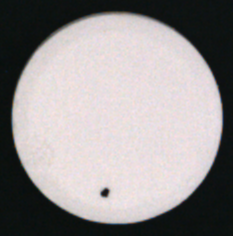
//> input picture imgs_0321_2025_v1/input/oriImg_04.png, 233 x 236 px
$ ./Pro_1209_Pan_v3   (built with g++ and OpenCV 4)
//> lines starting //> are read from the running program, lines starting //| are printed output that depends on the picture; after the words box and inside, x2 and y2 are one past the last pixel; in counts of white or black regions, pixels touching at a corner belong together
#include <stdio.h>
#include <string.h>
#include <stdlib.h>
#include <cmath>
#include <opencv2/opencv.hpp>

using namespace std;
using namespace cv;

// the declaration of 8 decision variables (with the sum-fVal of 3.5645)
int fsize = 1;
int binary = 193;
int linear = 5;
int filterswitch_flag = 0;
int erodedilate_times = 5;
int erodedilate_sequence = 1;
int abusolute_flag = 0;
int pixellabelingmethod = 0;

void imgShow(const string& name, const Mat& img) {
    imshow(name, img);
    waitKey(0);
    destroyAllWindows();
}

Mat labeling(Mat img, int connectivity) {
    Mat img_con;
    Mat stats, centroids;

    int label_x, label_y;
    int label_longer;
    int label_areaall;
    double label_cal;

    int i, j, label_num;

    label_num = cv::connectedComponentsWithStats(img, img_con, stats, centroids, connectivity, CV_32S);
    // colors: for storing the color of background and every connected areas
    vector<Vec3b>colors(label_num + 1);
    colors[0] = Vec3b(0, 0, 0);
    colors[1] = Vec3b(255, 255, 255);

    for (i = 2; i <= label_num; i++)
    {
        // colors[i] = Vec3b(0, 0, 0);
        label_areaall = stats.at<int>(i, CC_STAT_AREA);
        label_x = stats.at<int>(i, CC_STAT_WIDTH);
        label_y = stats.at<int>(i, CC_STAT_HEIGHT);

        label_longer = label_x > label_y ? label_x : label_y;
        label_cal = label_longer * label_longer;

        // (int)(label_cal / label_areaall) < linear -> detected area is not a fold-area
        //  In fold-detect task: discard -> colors[i] = Vec3b(255, 255, 255);
        if ((int)(label_cal / label_areaall) < linear + 127)
        {
            colors[i] = Vec3b(0, 0, 0); // in spot-detect task
        }
        else {
            colors[i] = Vec3b(255, 255, 255); // in spot-detect task
        }
    }

    // CV_8UC3갌3 channels
    Mat img_color = Mat::zeros(img_con.size(), CV_8UC3);
    for (j = 0; j < img_con.rows; j++) {
        for (i = 0; i < img_con.cols; i++)
        {
            int label = img_con.at<int>(j, i);
            CV_Assert(0 <= label && label <= label_num); // make sure the num of label is leagal
            img_color.at<Vec3b>(j, i) = colors[label];
        }
    }
    return img_color;
}

Mat Morphology(Mat img, int isDilFirst) {
    Mat dst;
    dst.create(img.size(), img.type());
    if (isDilFirst) {
        dilate(img, dst, Mat());
        erode(dst, dst, Mat());
    }
    else {
        erode(img, dst, Mat());
        dilate(dst, dst, Mat());
    }
    return dst;
}

int main(void) {
    Mat oriImg = imread("./imgs_1209_v3/input/oriImg_04.png", IMREAD_GRAYSCALE);
//> oriImg: 236 rows x 233 cols, CV_8UC1; min 12, max 236, mean 146.4
    // imgShow("ori", oriImg);

    Mat blurImg;
    Mat biImg;
    Mat labelImg;

    // bluring
    if (filterswitch_flag) {
        medianBlur(oriImg, blurImg, fsize);
    }
    else {
        blur(oriImg, blurImg, Size(fsize, fsize));
    }

    threshold(blurImg, biImg, binary, 255, THRESH_BINARY);
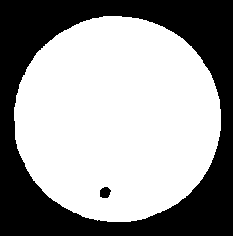
//> biImg: 236 rows x 233 cols, CV_8UC1; 60.9% white; 2 black regions, box (x1, y1, x2, y2) and area: (0, 0, 233, 236) 21390, (100, 187, 111, 198) 96

    if (!pixellabelingmethod)
    {
        // biImg with 1-channel has been changed to 3-channel
        labelImg = labeling(biImg, 4);
//> in labeling, `label_num = cv::connectedComponentsWithStats(img, img_con, stats, cent..`: label_num = 2; stats = [[0, 0, 233, 236, 21486], [14, 16, 207, 206, 33502]]; centroids = [[114.5, 116.1], [117, 118.4]]
//> in labeling, `colors[1] = Vec3b(255, 255, 255);`: colors = 3 items: [0, 0, 0], [255, 255, 255], [0, 0, 0]
//> the loop in labeling, `for (i = 2; i <= label_num; i++)` made 1 pass
//> (label_areaall, label_x, label_y, label_longer, label_cal) on pass 1: (0, 0, 0, 0, 0)
    }
    else
    {
        labelImg = labeling(biImg, 8);
    }

    // Morphology
    if (!erodedilate_sequence)
    {
        if (erodedilate_times != 0) {
            for (int idx_edt = 0; idx_edt < erodedilate_times; idx_edt++)
            {
                labelImg = Morphology(labelImg, 1);
            }
        }
    }
    else
    {
        if (erodedilate_times != 0) {
            for (int idx_edt = 0; idx_edt < erodedilate_times; idx_edt++)
            {
                labelImg = Morphology(labelImg, 0);
            }
//> this loop made 5 passes
//> pass 1, in Morphology, `erode(img, dst, Mat());`:
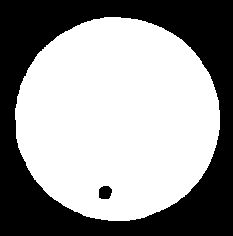
//> dst: 236 rows x 233 cols, CV_8UC3; 59.3% white; 2 black regions, box (x1, y1, x2, y2) and area: (0, 0, 233, 236) 22213, (99, 186, 112, 199) 144
//> pass 1, in Morphology, `dilate(dst, dst, Mat());`:
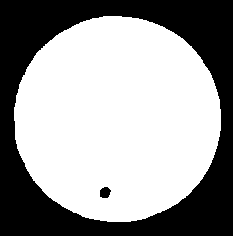
//> dst: 236 rows x 233 cols, CV_8UC3; 60.9% white; 2 black regions, box (x1, y1, x2, y2) and area: (0, 0, 233, 236) 21391, (100, 187, 111, 198) 96
        }
    }

    // imgShow("res", labelImg);
    imwrite("./imgs_1209_v3/output/resImg_04.png", labelImg);

    return 0;
}

$ run again, with imgs_0321_2025_v1/input/oriImg_02.png copied over imgs_0321_2025_v1/input/oriImg_04.png
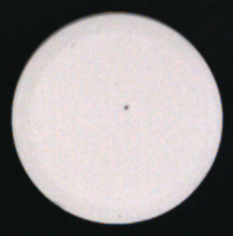
//> input picture imgs_0321_2025_v1/input/oriImg_02.png, 233 x 236 px
//> `threshold(blurImg, biImg, binary, 255, THRESH_BINARY);`:
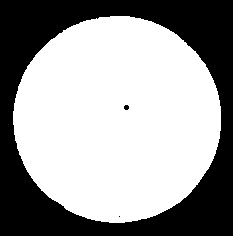
//> biImg: 236 rows x 233 cols, CV_8UC1; 61.3% white; 3 black regions (1 under 20 px), largest, box (x1, y1, x2, y2) and area: (0, 0, 233, 236) 21258, (124, 105, 129, 110) 21
//> label_num = 2; stats = [[0, 0, 233, 236, 21280], [13, 16, 208, 207, 33708]]; centroids = [[114.9, 115.4], [116.7, 118.8]]
//> colors = 3 items: [0, 0, 0], [255, 255, 255], [0, 0, 0]
//> the loop in labeling, `for (i = 2; i <= label_num; i++)` made 1 pass
//> (label_areaall, label_x, label_y, label_longer, label_cal) on pass 1: (0, 0, 0, 0, 0)
//> the loop `for (int idx_edt = 0; idx_edt < erodedilate_times; idx_edt++)` made 5 passes
//> pass 1, in Morphology, `dilate(dst, dst, Mat());`:
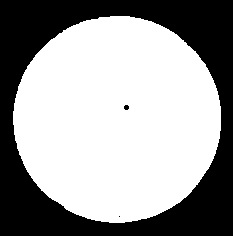
//> dst: 236 rows x 233 cols, CV_8UC3; 61.3% white; 3 black regions (1 under 20 px), largest, box (x1, y1, x2, y2) and area: (0, 0, 233, 236) 21259, (124, 105, 129, 110) 21
